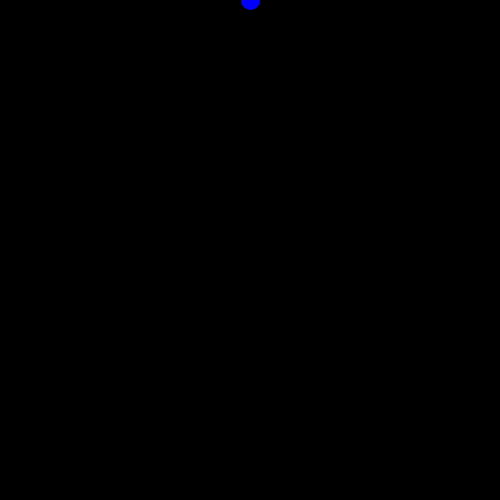
Frame 1 (no input)
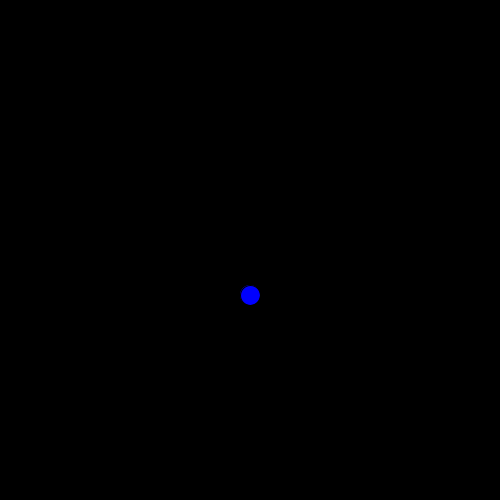
Frame 60 (the mouse pressed at the canvas centre just before this capture)
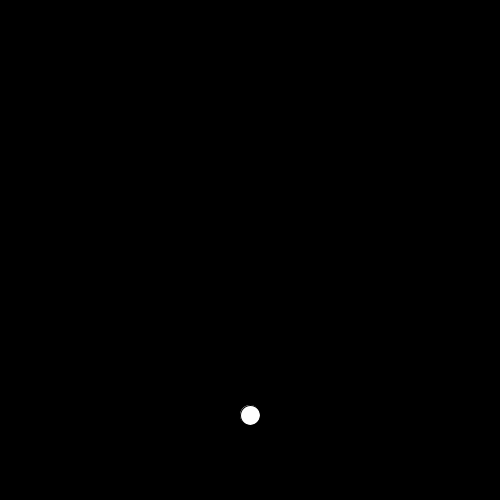
Frame 120 (the mouse held since frame 60 and released just before this capture)

The Processing sketch that drew these frames (run headless with seeded random() and noise(); from frame 60 on, the mouse is pressed at the canvas centre):

// Processing sketch: class13
// ── class13.pde
int x,y,vy;
void setup() {
  size(500,500);
  x = 250;
  y = 0;
  vy = 5;
}

void draw() {
  background(0,0,0);
  if (vy ==5) fill(0,0,255);
  if(vy == -5) fill(255);
  ellipse(x,y,20,20);
  y += vy;
  if(y > 500) vy = -5;
  if(y < 0) vy = 5;
}
